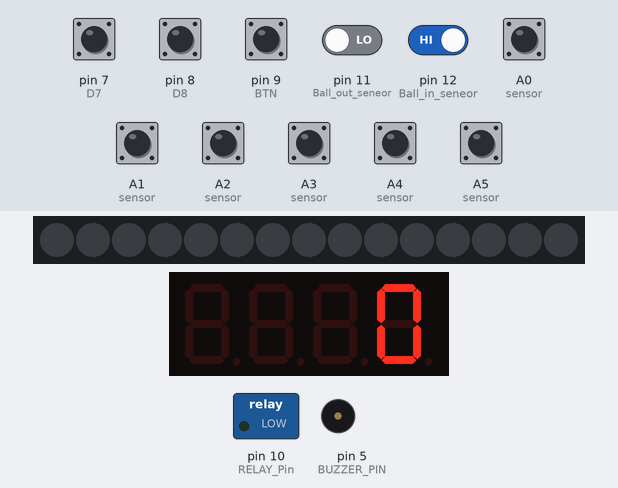
Recording of a sketch running on a simulated Arduino Uno, built with avr-gcc and run on an emulated ATmega328P. On the bench: 15 RGB LEDs in strip order, left to right, 4-digit seven-segment display, switched loads named in the sketch (green lamp = pin HIGH), buzzer (waves = sounding). The inputs (shaded band) are chosen by the test bench; at power-on: A0 (sensor), A1 (sensor), A2 (sensor), A3 (sensor), A4 (sensor), A5 (sensor), pin 7 (D7), pin 8 (D8), pin 9 (BTN), pin 12 (Ball_in_seneor) HIGH, pin 11 (Ball_out_seneor) LOW. Dim RGB values are drawn brighter than linear; random numbers use the default seed unless the sketch sets one; what the sketch prints to the serial monitor is not drawn.

Above: at 3.2 s.
3.3 s: pin 12 (Ball_in_seneor) driven LOW
At 3.48 s:
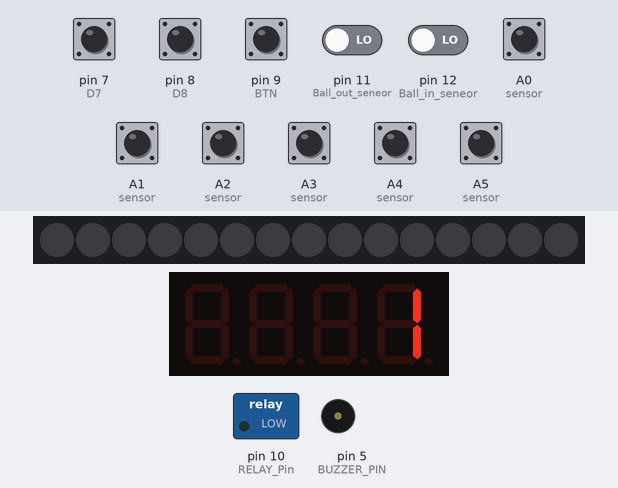
4.9 s: pin 9 (BTN) pulled LOW for 0.15 s
At 6.6 s:
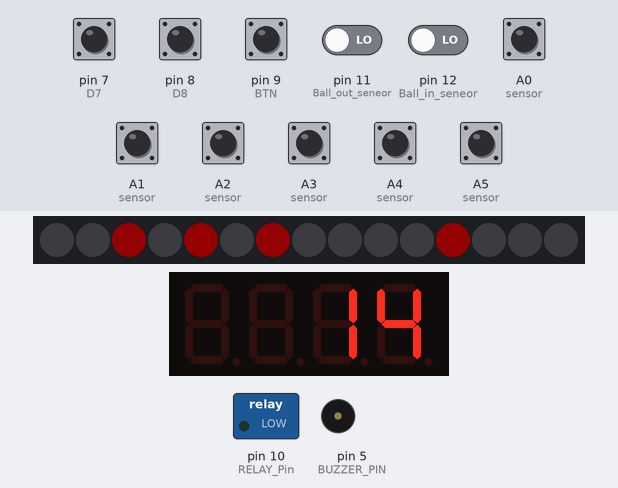
7.3 s: pin 7 (D7) pulled LOW for 0.15 s
At 7.45 s:
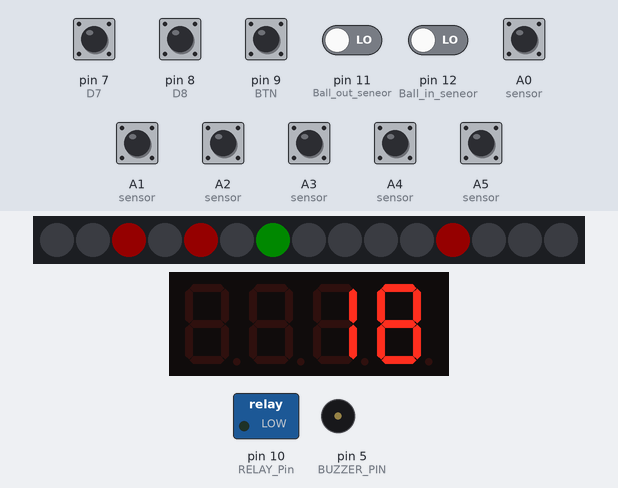
10.4 s: pin 11 (Ball_out_seneor) driven HIGH
At 13.04 s:
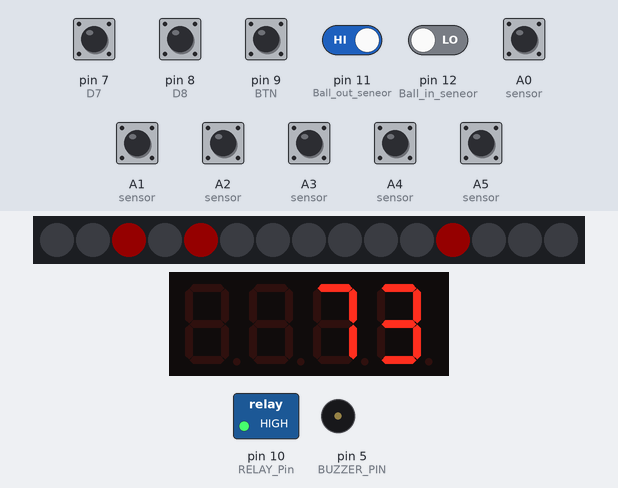
13.4 s: pin 9 (BTN) pulled LOW for 1 s
At 13.62 s:
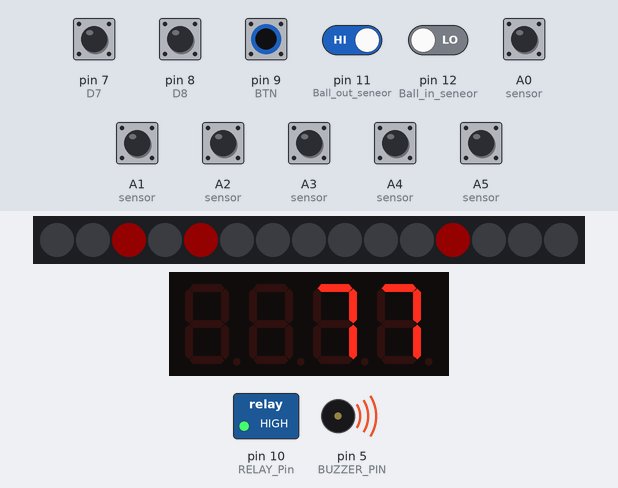
15.9 s: pin 8 (D8) pulled LOW for 0.15 s
At 16.16 s:
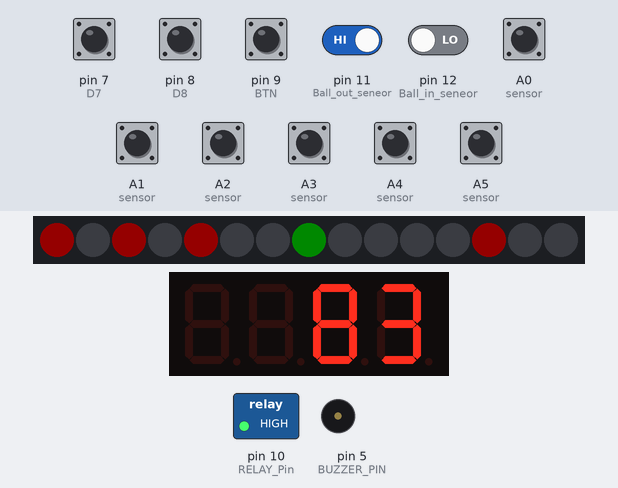
Timing chart, 0 to 20.0 s (numbered marks = the images above; inputs shaded):
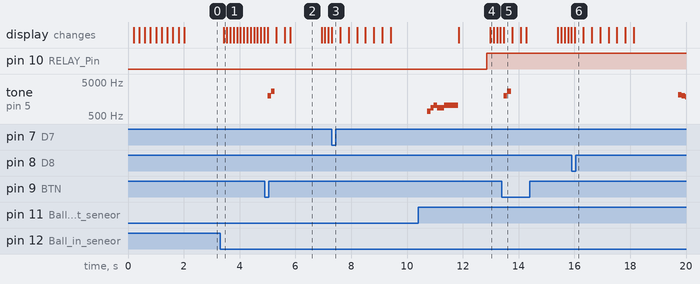

The sketch:

PinBall.ino
```cpp
#include "FastLED.h"             // 此示例程序需要使用FastLED库
#define NUM_LEDS 15              // LED灯珠数量
#define LED_DT 2                 // LED燈信号引脚 D2

#include "pitches.h"  // 蜂鳴器 音階

#define LED_TYPE WS2812          // LED灯带型号
#define COLOR_ORDER GRB          // RGB灯珠中红色、绿色、蓝色LED的排列顺序
CRGB leds[NUM_LEDS];             // 建立光带leds
CRGB ledback[8];

#define Ball_in_seneor  12        //進球感測器接腳 D12
#define BTN  9                  // 開始按鍵   的接腳D11
#define RELAY_Pin  10            // 繼電器的接腳   D10
#define Ball_out_seneor  11        //退球感測器接腳 D9

#include <TM1637Display.h>   //數碼管庫     https://github.com/avishorp/TM1637
#define CLK 3              //數碼管  CLK 接  D3
#define DIO 4              //數碼管  DIO 接  D4
#define BUZZER_PIN 5       //蜂鳴器 D5

TM1637Display display(CLK, DIO);

unsigned long prevTime = 0;
unsigned long currentMillis = 0;


boolean CustomMode = false;

int old_BTN_State = HIGH;
int old_BTN1_State = HIGH;
int old_BTN2_State = HIGH;
int old_BTN3_State = HIGH;
int old_BTN4_State = HIGH;
int old_BTN5_State = HIGH;
int old_BTN6_State = HIGH;
int old_BTN7_State = HIGH;
int old_BTN8_State = HIGH;

boolean BTN_S = true ;                 //按鍵狀態
boolean SENSOR_S = false ;            // 球道的光敏感測 關
boolean RELAY_Sensor_S = false ;     //出球感測  開/關
boolean RELAY_S = false ;           //繼電器  開/關

int ball_in_sensor ;              //進球感應器變數
int ball_out_sensor;             //退球感應器變數
int ball_num =0;                //球的數量
int Mode;                      //隨機選擇備率的模式
int checker;                  //

int D1 = 0;
int D2 = 0;
int D3 = 0;
int D4 = 0;
int D5 = 0;
int D6 = 0;
int D7 = 0;
int D8 = 0;


void setup() {
     Serial.begin(115200);
     LEDS.addLeds<LED_TYPE, LED_DT, COLOR_ORDER>(leds, NUM_LEDS);    // 初始化光带

     FastLED.setBrightness(20);          // 0 ～ 255， 数值越大则光带亮度越高
     display.setBrightness(10);         //4位數管亮度


     pinMode(BTN, INPUT_PULLUP);
     pinMode(A0, INPUT_PULLUP);
     pinMode(A1, INPUT_PULLUP);
     pinMode(A2, INPUT_PULLUP);
     pinMode(A3, INPUT_PULLUP);
     pinMode(A4, INPUT_PULLUP);
     pinMode(A5, INPUT_PULLUP);
     pinMode(7, INPUT_PULLUP);  //D7
     pinMode(8, INPUT_PULLUP);  //D8

     pinMode(RELAY_Pin,OUTPUT);
     digitalWrite(RELAY_Pin,LOW);

     Blink_ALL();    //初始化  全藍燈閃爍
     FastLED.show();

            }


void loop() {
        //循環流程
        Easy_Mode();
        in_count();                //入球感應記數
        show_4digital_num();       //顯示球數
        button();                  //開始按鈕
        sensor();                  //光敏感應球道
        RELAY_Sensor();            //退球感應記數
        RELAY();                  //繼電器控制馬達運轉
        wait();
}


//入球感應記數
void in_count(){

     ball_in_sensor = digitalRead(Ball_in_seneor);  //讀取D12

     if(ball_in_sensor==0) {
          ball_num ++ ;
          Serial.println("進球");
          delay(100);              //感測器延遲頻率
                          }
              }


//顯示4段數字
void show_4digital_num(){
   display.showNumberDec(ball_num, false);
  }


//按鍵功能
void button(){

        int now_BTN_State = digitalRead(BTN);      //讀取 即時 按鍵狀態

        if (now_BTN_State != old_BTN_State && BTN_S && ball_num > 0){        //按鍵啟動條件 按鈕狀態不同 /按鈕狀態(BTN_S開啟)  / 入球數>0
                coin();
                LED_Random();                   //隨機閃爍LED
                BTN_S = false;                  //按鈕狀態(BTN_S 關)
                SENSOR_S = true;                // 球道的光敏感測 開
                Serial.println("按鍵啟動");
                delay(10);

                }
 now_BTN_State = old_BTN_State;

}


//球道的感測功能
void sensor(){

   int now_BTN1_State = digitalRead(A0);  //  A0   讀取 即時 按鍵狀態
   int now_BTN2_State = digitalRead(A1);  //  A1
   int now_BTN3_State = digitalRead(A2);  //  A2
   int now_BTN4_State = digitalRead(A3);  //  A3
   int now_BTN5_State = digitalRead(A4);  //  A4
   int now_BTN6_State = digitalRead(A5);  //  A5
   int now_BTN7_State = digitalRead(7);  //  D7
   int now_BTN8_State = digitalRead(8);  //  D8


       //接收到感測  後 流程  /Blink_LED閃爍LED   /球道變數 開   //count計算倍率
if(SENSOR_S == true){
    if (now_BTN1_State != old_BTN1_State){ Serial.println("D1"); Blink_LED(0); D1=1; delay(1000); count();}
    if (now_BTN2_State != old_BTN2_State){ Serial.println("D2"); Blink_LED(1); D2=1; delay(1000); count();}
    if (now_BTN3_State != old_BTN3_State){ Serial.println("D3"); Blink_LED(2); D3=1; delay(1000); count();}
    if (now_BTN4_State != old_BTN4_State){ Serial.println("D4"); Blink_LED(3); D4=1; delay(1000); count();}
    if (now_BTN5_State != old_BTN5_State){ Serial.println("D5"); Blink_LED(4); D5=1; delay(1000); count();}
    if (now_BTN6_State != old_BTN6_State){ Serial.println("D6"); Blink_LED(5); D6=1; delay(1000); count();}
    if (now_BTN7_State != old_BTN7_State){ Serial.println("D7"); Blink_LED(6); D7=1; delay(1000); count();}
    if (now_BTN8_State != old_BTN8_State){ Serial.println("D8"); Blink_LED(7); D8=1; delay(1000); count();}
                   }

 now_BTN1_State = old_BTN1_State;
  now_BTN2_State = old_BTN2_State;
   now_BTN3_State = old_BTN3_State;
    now_BTN4_State = old_BTN4_State;
    now_BTN5_State = old_BTN5_State;
     now_BTN7_State = old_BTN7_State;
     now_BTN8_State = old_BTN8_State;

           }    //end sensor


//固定閃爍 選定第幾顆LED 效果
void Blink_LED(int num){

   for (int i = 0; i < 4; i++) {         // x 4次
            leds[num] = CRGB::Green;
            FastLED.show();
            delay(300);
            leds[num] = CRGB::Black;
            FastLED.show();
            delay(300);
           // FastLED.clear();
            FastLED.show();
                               }
                     }

//閃爍全部 LED 效果
void Blink_ALL(){
        for (int i = 0; i < 5; i++) {
               fill_solid(leds, 15, CRGB::Blue);   //選取瑱滿 0-15顆LED 顏色
               FastLED.show();
               delay(200);
               fill_solid(leds, 15, CRGB::Black);   //選取瑱滿 0-15顆LED 顏色
               FastLED.show();
               delay(200);
                                   }
            }


//隨機閃爍LED 效果
 void LED_Random(){

       //大量亂數  快速閃爍Led
       for (int i = 0; i < 50; i++) {
              int no = random(0, 8);    //隨機選擇範圍 0-7
              leds[no] = CRGB::Red;
              FastLED.show();
              delay(10);
              leds[no] = CRGB::Black;
                                    }
      if(CustomMode == true)  Mode =random(1, 3);         //隨機選擇模式 1-3
      if(CustomMode == false) Mode =random(1, 6);         //隨機選擇模式 1-5
      Serial.print("選定模式:");
      Serial.println(Mode);


      fill_solid(leds, 15, CRGB::Black);   //選取瑱滿 0-15顆LED 顏色

      if(Mode==1){
            leds[10] = CRGB::Red;   //顯示倍率x2 的燈

            leds[1] = CRGB::Red;
            leds[3] = CRGB::Red;
            leds[5] = CRGB::Red;
            leds[7] = CRGB::Red;
            FastLED.show();
            delay(1000);
                 }

     if(Mode==2){
           leds[11] = CRGB::Red;   //顯示倍率x4 的燈

           leds[2] = CRGB::Red;
           leds[4] = CRGB::Red;
           leds[6] = CRGB::Red;
           FastLED.show();
           delay(1000);
                }

    if(Mode==3){
           leds[12] = CRGB::Red;  //顯示倍率x6 的燈

           leds[0] = CRGB::Red;
           leds[2] = CRGB::Red;
           leds[4] = CRGB::Red;
           FastLED.show();
           delay(1000);
            }

    if(Mode==4){
           leds[13] = CRGB::Red;   //顯示倍率x8 的燈

           leds[0] = CRGB::Red;
           leds[2] = CRGB::Red;
           FastLED.show();
           delay(1000);
              }

    if(Mode==5){
          leds[14] = CRGB::Red;   //顯示倍率x10 的燈

          checker=random(0, 3);   //隨機選擇LED  0-2
          leds[checker] = CRGB::Red;
          FastLED.show();
          delay(1000);
          }


 }


//count計算倍率
void count(){

   if(Mode==1){
               if(D2==1){ball_num = ball_num*2 ; win(); }
           else if(D4==1){ball_num = ball_num*2 ; win();}
           else if(D6==1){ball_num = ball_num*2 ; win();}
           else if(D8==1){ball_num = ball_num*2 ; win();}
            else { delay(300); ball_num =0; Lose(); }    //沒有中獎 歸零
             }

   if(Mode==2){
                 if(D3==1){ball_num = ball_num*4 ; win();}
            else if(D5==1){ball_num = ball_num*4 ; win();}
            else if(D7==1){ball_num = ball_num*4 ; win();}
            else { delay(300); ball_num =0; Lose();}
             }

   if(Mode==3){
                if(D1==1){ball_num = ball_num*6 ;  win();}
           else if(D3==1 ){ball_num = ball_num*6 ; win();}
           else if(D5==1 ){ball_num = ball_num*6 ; win();}
           else{ delay(300); ball_num =0; Lose(); }
             }


   if(Mode==4){
                  if(D1==1){ball_num = ball_num*8 ;  win();}
            else  if(D3==1){ball_num = ball_num*8 ; win(); }
            else{ delay(300); ball_num =0; Lose(); }
             }

   if(Mode==5){
                  if(checker==0  && D1==1 ){ball_num = ball_num*10 ;  win(); }
            else  if(checker==1  && D2==1 ){ball_num = ball_num*10 ;  win(); }
            else  if(checker==2  && D3==1 ){ball_num = ball_num*10 ; win();  }
            else{ delay(300); ball_num =0; Lose(); }
             }
 display.showNumberDec(ball_num, false);
 data_reset();
}


//球道感應 狀態料重設
void data_reset(){


SENSOR_S = false ;          //球道感測變數 關
RELAY_Sensor_S=true;        //繼電器感測變數  開
RELAY_S=true;               //繼電器狀態     開
BTN_S=true;                 //按鈕狀態      開

Mode=0;
D1 = 0;
D2 = 0;
D3 = 0;
D4 = 0;
D5 = 0;
D6 = 0;
D7 = 0;
D8 = 0;
delay(1000);
//prevTime = currentMillis;
}


//繼電器感測功能
void RELAY_Sensor(){

      if(RELAY_Sensor_S){
             ball_out_sensor = digitalRead(Ball_out_seneor);  //讀取D9
             if(ball_out_sensor==0) {
                       ball_num = ball_num -1 ;
                       Serial.print("出球:");
                       Serial.println(ball_num);
                       delay(100);
                                     }
                      }
                   if(ball_num<0) ball_num=0;
                    }

//繼電器功能
void RELAY(){
   if(RELAY_S){
       if(ball_num > 0) digitalWrite(RELAY_Pin,HIGH);    //球數>0 啟動繼電器


       if(ball_num <=0) {
               digitalWrite(RELAY_Pin,LOW);
               RELAY_Sensor_S =false;      //繼電器感測變數 關
               RELAY_S = false;            //繼電器   關
                       }
             }
         }


void wait(){

if (ball_num > 0){
   currentMillis = millis();

  if (currentMillis - prevTime >= 20000) {
      ball_num =0;
      prevTime = currentMillis;
     }
    }
  }


void Easy_Mode(){
            int now_BTN1_State = digitalRead(A0);  //  A0
            int now_BTN2_State = digitalRead(A1);  //  A1
            int now_BTN_State = digitalRead(BTN);      //讀取 即時 按鍵狀態

        if (now_BTN_State ==0 && now_BTN1_State ==0 ){
                coin();
                display.showNumberDec(9999, false);
                CustomMode = true ;
                Serial.println("EASY MODE -- ON");
                delay(1000);
                }

        if (now_BTN_State ==0 && now_BTN2_State ==0 ){
                coin();
                display.showNumberDec(5555, false);
                CustomMode = false ;
                Serial.println("EASY MODE -- OFF");
                delay(1000);
                }
}


void win() {

  tone(BUZZER_PIN,NOTE_F5,125);
  delay(125);
  tone(BUZZER_PIN,NOTE_A5,125);
  delay(125);
  tone(BUZZER_PIN,NOTE_C6,125);
  delay(125);
  tone(BUZZER_PIN,NOTE_A5,250);
  delay(250);
  tone(BUZZER_PIN,NOTE_C6,500);
  delay(500);
  tone(BUZZER_PIN,REST,500);
}


void Lose() {
  tone(BUZZER_PIN,NOTE_C7,125);
  delay(125);
  tone(BUZZER_PIN,NOTE_B6,125);
  delay(125);
  tone(BUZZER_PIN,NOTE_AS6,125);
  delay(125);
  tone(BUZZER_PIN,NOTE_A6,125);
  delay(125);
  tone(BUZZER_PIN,NOTE_GS6,125);
  delay(125);
  tone(BUZZER_PIN,NOTE_G6,250);
  delay(250);
  tone(BUZZER_PIN,REST,125);
}


void level_up() {


  // Play 1-up sound
  tone(BUZZER_PIN,NOTE_E5,125);
  delay(125);
  tone(BUZZER_PIN,NOTE_G5,125);
 delay(125);
  tone(BUZZER_PIN,NOTE_E6,125);
 delay(125);
  tone(BUZZER_PIN,NOTE_C6,125);
 delay(125);
  tone(BUZZER_PIN,NOTE_D6,125);
  delay(125);
  tone(BUZZER_PIN,NOTE_G6,125);
  delay(125);
  tone(BUZZER_PIN,REST,125);

}

void coin(){
  tone(BUZZER_PIN,NOTE_B6,125);
  delay(130);
  tone(BUZZER_PIN,NOTE_E7,255);
  delay(130);
  tone(BUZZER_PIN,REST,125);
}
```

pitches.h
```cpp
/*************************************************
 * Public Constants
 *************************************************/

#define NOTE_B0  31
#define NOTE_C1  33
#define NOTE_CS1 35
#define NOTE_D1  37
#define NOTE_DS1 39
#define NOTE_E1  41
#define NOTE_F1  44
#define NOTE_FS1 46
#define NOTE_G1  49
#define NOTE_GS1 52
#define NOTE_A1  55
#define NOTE_AS1 58
#define NOTE_B1  62
#define NOTE_C2  65
#define NOTE_CS2 69
#define NOTE_D2  73
#define NOTE_DS2 78
#define NOTE_E2  82
#define NOTE_F2  87
#define NOTE_FS2 93
#define NOTE_G2  98
#define NOTE_GS2 104
#define NOTE_A2  110
#define NOTE_AS2 117
#define NOTE_B2  123
#define NOTE_C3  131
#define NOTE_CS3 139
#define NOTE_D3  147
#define NOTE_DS3 156
#define NOTE_E3  165
#define NOTE_F3  175
#define NOTE_FS3 185
#define NOTE_G3  196
#define NOTE_GS3 208
#define NOTE_A3  220
#define NOTE_AS3 233
#define NOTE_B3  247
#define NOTE_C4  262
#define NOTE_CS4 277
#define NOTE_D4  294
#define NOTE_DS4 311
#define NOTE_E4  330
#define NOTE_F4  349
#define NOTE_FS4 370
#define NOTE_G4  392
#define NOTE_GS4 415
#define NOTE_A4  440
#define NOTE_AS4 466
#define NOTE_B4  494
#define NOTE_C5  523
#define NOTE_CS5 554
#define NOTE_D5  587
#define NOTE_DS5 622
#define NOTE_E5  659
#define NOTE_F5  698
#define NOTE_FS5 740
#define NOTE_G5  784
#define NOTE_GS5 831
#define NOTE_A5  880
#define NOTE_AS5 932
#define NOTE_B5  988
#define NOTE_C6  1047
#define NOTE_CS6 1109
#define NOTE_D6  1175
#define NOTE_DS6 1245
#define NOTE_E6  1319
#define NOTE_F6  1397
#define NOTE_FS6 1480
#define NOTE_G6  1568
#define NOTE_GS6 1661
#define NOTE_A6  1760
#define NOTE_AS6 1865
#define NOTE_B6  1976
#define NOTE_C7  2093
#define NOTE_CS7 2217
#define NOTE_D7  2349
#define NOTE_DS7 2489
#define NOTE_E7  2637
#define NOTE_F7  2794
#define NOTE_FS7 2960
#define NOTE_G7  3136
#define NOTE_GS7 3322
#define NOTE_A7  3520
#define NOTE_AS7 3729
#define NOTE_B7  3951
#define NOTE_C8  4186
#define NOTE_CS8 4435
#define NOTE_D8  4699
#define NOTE_DS8 4978
#define REST     0
```

Measured:
- after the input at 3.3 s, the display: changes after 0.13 s (image 1)
- after the input at 4.9 s, tone on pin 5 (BUZZER_PIN): silent → 1976 Hz after 0.10 s, → 2637 Hz 0.13 s later, → silent 0.13 s later
- after the input at 13.4 s, tone on pin 5 (BUZZER_PIN): silent → 1976 Hz after 0.07 s, → 2637 Hz 0.13 s later, → silent 0.13 s later
- after the input at 15.9 s, tone on pin 5 (BUZZER_PIN): silent → 2093 Hz after 3.8 s, → 1976 Hz 0.13 s later, → 1865 Hz 0.13 s later
- what the display in image 2 shows lasts 1.1 s, from 5.8 s to 6.9 s
